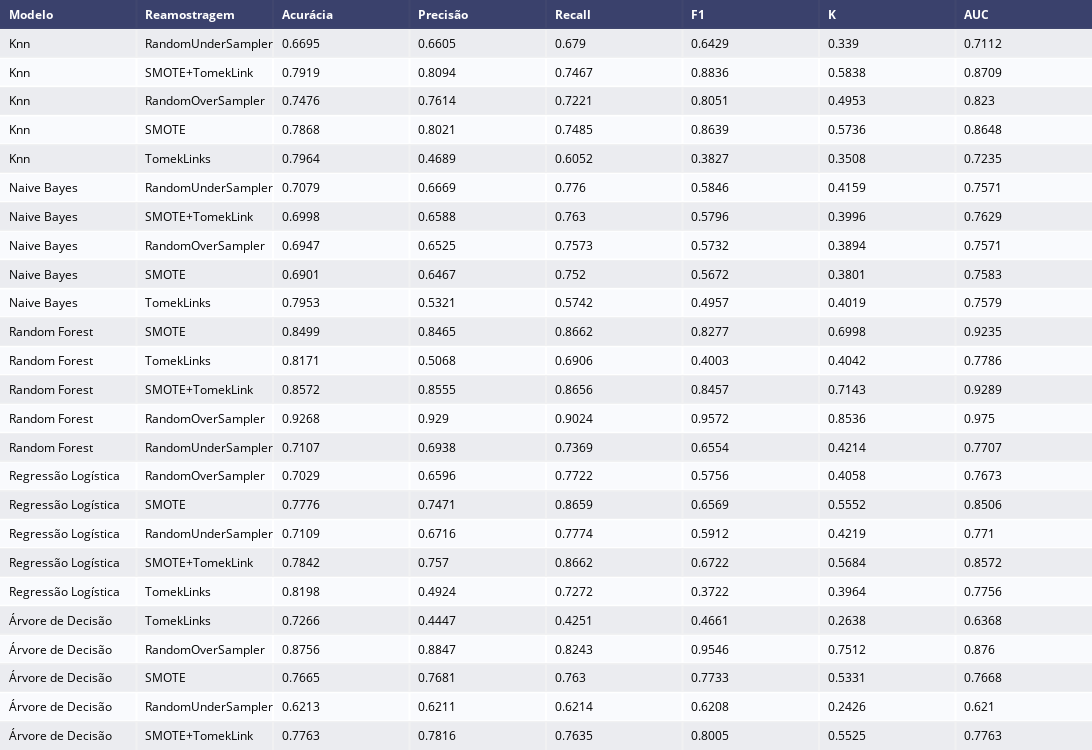

Notebook code for this chart:
### Code cell
print('Métricas para comparação dos Modelos de acordo com o tipo de reamostragem.')

fig = ff.create_table(pd.concat(tabela).sort_values(by = 'Modelo'), height_constant=18)

fig.update_layout(width=1200, height=750)

fig.show()

### Figure 1 — Plotly figure (JSON) as saved in the notebook; plotly's stock layout.template omitted (floating-point values rounded to 4 significant figures; data arrays with more than 128 entries replaced by an {"elided": "..."} marker saying what was removed)
{"data": [{"colorscale": [[0, "#00083e"], [0.5, "#ededee"], [1, "#ffffff"]], "hoverinfo": "none", "opacity": 0.75, "showscale": false, "type": "heatmap", "z": {"elided": "26x8 float values"}}], "layout": {"annotations": [{"align": "left", "font": {"color": "#ffffff"}, "showarrow": false, "text": "<b>Modelo</b>", "x": -0.45, "xanchor": "left", "xref": "x", "y": 0, "yref": "y"}, {"align": "left", "font": {"color": "#ffffff"}, "showarrow": false, "text": "<b>Reamostragem</b>", "x": 0.55, "xanchor": "left", "xref": "x", "y": 0, "yref": "y"}, {"align": "left", "font": {"color": "#ffffff"}, "showarrow": false, "text": "<b>Acurácia</b>", "x": 1.55, "xanchor": "left", "xref": "x", "y": 0, "yref": "y"}, {"align": "left", "font": {"color": "#ffffff"}, "showarrow": false, "text": "<b>Precisão</b>", "x": 2.55, "xanchor": "left", "xref": "x", "y": 0, "yref": "y"}, {"align": "left", "font": {"color": "#ffffff"}, "showarrow": false, "text": "<b>Recall</b>", "x": 3.55, "xanchor": "left", "xref": "x", "y": 0, "yref": "y"}, {"align": "left", "font": {"color": "#ffffff"}, "showarrow": false, "text": "<b>F1</b>", "x": 4.55, "xanchor": "left", "xref": "x", "y": 0, "yref": "y"}, {"align": "left", "font": {"color": "#ffffff"}, "showarrow": false, "text": "<b>K</b>", "x": 5.55, "xanchor": "left", "xref": "x", "y": 0, "yref": "y"}, {"align": "left", "font": {"color": "#ffffff"}, "showarrow": false, "text": "<b>AUC</b>", "x": 6.55, "xanchor": "left", "xref": "x", "y": 0, "yref": "y"}, {"align": "left", "font": {"color": "#000000"}, "showarrow": false, "text": "Knn", "x": -0.45, "xanchor": "left", "xref": "x", "y": 1, "yref": "y"}, {"align": "left", "font": {"color": "#000000"}, "showarrow": false, "text": "RandomUnderSampler", "x": 0.55, "xanchor": "left", "xref": "x", "y": 1, "yref": "y"}, {"align": "left", "font": {"color": "#000000"}, "showarrow": false, "text": "0.6695", "x": 1.55, "xanchor": "left", "xref": "x", "y": 1, "yref": "y"}, {"align": "left", "font": {"color": "#000000"}, "showarrow": false, "text": "0.6605", "x": 2.55, "xanchor": "left", "xref": "x", "y": 1, "yref": "y"}, {"align": "left", "font": {"color": "#000000"}, "showarrow": false, "text": "0.679", "x": 3.55, "xanchor": "left", "xref": "x", "y": 1, "yref": "y"}, {"align": "left", "font": {"color": "#000000"}, "showarrow": false, "text": "0.6429", "x": 4.55, "xanchor": "left", "xref": "x", "y": 1, "yref": "y"}, {"align": "left", "font": {"color": "#000000"}, "showarrow": false, "text": "0.339", "x": 5.55, "xanchor": "left", "xref": "x", "y": 1, "yref": "y"}, {"align": "left", "font": {"color": "#000000"}, "showarrow": false, "text": "0.7112", "x": 6.55, "xanchor": "left", "xref": "x", "y": 1, "yref": "y"}, {"align": "left", "font": {"color": "#000000"}, "showarrow": false, "text": "Knn", "x": -0.45, "xanchor": "left", "xref": "x", "y": 2, "yref": "y"}, {"align": "left", "font": {"color": "#000000"}, "showarrow": false, "text": "SMOTE+TomekLink", "x": 0.55, "xanchor": "left", "xref": "x", "y": 2, "yref": "y"}, {"align": "left", "font": {"color": "#000000"}, "showarrow": false, "text": "0.7919", "x": 1.55, "xanchor": "left", "xref": "x", "y": 2, "yref": "y"}, {"align": "left", "font": {"color": "#000000"}, "showarrow": false, "text": "0.8094", "x": 2.55, "xanchor": "left", "xref": "x", "y": 2, "yref": "y"}, {"align": "left", "font": {"color": "#000000"}, "showarrow": false, "text": "0.7467", "x": 3.55, "xanchor": "left", "xref": "x", "y": 2, "yref": "y"}, {"align": "left", "font": {"color": "#000000"}, "showarrow": false, "text": "0.8836", "x": 4.55, "xanchor": "left", "xref": "x", "y": 2, "yref": "y"}, {"align": "left", "font": {"color": "#000000"}, "showarrow": false, "text": "0.5838", "x": 5.55, "xanchor": "left", "xref": "x", "y": 2, "yref": "y"}, {"align": "left", "font": {"color": "#000000"}, "showarrow": false, "text": "0.8709", "x": 6.55, "xanchor": "left", "xref": "x", "y": 2, "yref": "y"}, {"align": "left", "font": {"color": "#000000"}, "showarrow": false, "text": "Knn", "x": -0.45, "xanchor": "left", "xref": "x", "y": 3, "yref": "y"}, {"align": "left", "font": {"color": "#000000"}, "showarrow": false, "text": "RandomOverSampler", "x": 0.55, "xanchor": "left", "xref": "x", "y": 3, "yref": "y"}, {"align": "left", "font": {"color": "#000000"}, "showarrow": false, "text": "0.7476", "x": 1.55, "xanchor": "left", "xref": "x", "y": 3, "yref": "y"}, {"align": "left", "font": {"color": "#000000"}, "showarrow": false, "text": "0.7614", "x": 2.55, "xanchor": "left", "xref": "x", "y": 3, "yref": "y"}, {"align": "left", "font": {"color": "#000000"}, "showarrow": false, "text": "0.7221", "x": 3.55, "xanchor": "left", "xref": "x", "y": 3, "yref": "y"}, {"align": "left", "font": {"color": "#000000"}, "showarrow": false, "text": "0.8051", "x": 4.55, "xanchor": "left", "xref": "x", "y": 3, "yref": "y"}, {"align": "left", "font": {"color": "#000000"}, "showarrow": false, "text": "0.4953", "x": 5.55, "xanchor": "left", "xref": "x", "y": 3, "yref": "y"}, {"align": "left", "font": {"color": "#000000"}, "showarrow": false, "text": "0.823", "x": 6.55, "xanchor": "left", "xref": "x", "y": 3, "yref": "y"}, {"align": "left", "font": {"color": "#000000"}, "showarrow": false, "text": "Knn", "x": -0.45, "xanchor": "left", "xref": "x", "y": 4, "yref": "y"}, {"align": "left", "font": {"color": "#000000"}, "showarrow": false, "text": "SMOTE", "x": 0.55, "xanchor": "left", "xref": "x", "y": 4, "yref": "y"}, {"align": "left", "font": {"color": "#000000"}, "showarrow": false, "text": "0.7868", "x": 1.55, "xanchor": "left", "xref": "x", "y": 4, "yref": "y"}, {"align": "left", "font": {"color": "#000000"}, "showarrow": false, "text": "0.8021", "x": 2.55, "xanchor": "left", "xref": "x", "y": 4, "yref": "y"}, {"align": "left", "font": {"color": "#000000"}, "showarrow": false, "text": "0.7485", "x": 3.55, "xanchor": "left", "xref": "x", "y": 4, "yref": "y"}, {"align": "left", "font": {"color": "#000000"}, "showarrow": false, "text": "0.8639", "x": 4.55, "xanchor": "left", "xref": "x", "y": 4, "yref": "y"}, {"align": "left", "font": {"color": "#000000"}, "showarrow": false, "text": "0.5736", "x": 5.55, "xanchor": "left", "xref": "x", "y": 4, "yref": "y"}, {"align": "left", "font": {"color": "#000000"}, "showarrow": false, "text": "0.8648", "x": 6.55, "xanchor": "left", "xref": "x", "y": 4, "yref": "y"}, {"align": "left", "font": {"color": "#000000"}, "showarrow": false, "text": "Knn", "x": -0.45, "xanchor": "left", "xref": "x", "y": 5, "yref": "y"}, {"align": "left", "font": {"color": "#000000"}, "showarrow": false, "text": "TomekLinks", "x": 0.55, "xanchor": "left", "xref": "x", "y": 5, "yref": "y"}, {"align": "left", "font": {"color": "#000000"}, "showarrow": false, "text": "0.7964", "x": 1.55, "xanchor": "left", "xref": "x", "y": 5, "yref": "y"}, {"align": "left", "font": {"color": "#000000"}, "showarrow": false, "text": "0.4689", "x": 2.55, "xanchor": "left", "xref": "x", "y": 5, "yref": "y"}, {"align": "left", "font": {"color": "#000000"}, "showarrow": false, "text": "0.6052", "x": 3.55, "xanchor": "left", "xref": "x", "y": 5, "yref": "y"}, {"align": "left", "font": {"color": "#000000"}, "showarrow": false, "text": "0.3827", "x": 4.55, "xanchor": "left", "xref": "x", "y": 5, "yref": "y"}, {"align": "left", "font": {"color": "#000000"}, "showarrow": false, "text": "0.3508", "x": 5.55, "xanchor": "left", "xref": "x", "y": 5, "yref": "y"}, {"align": "left", "font": {"color": "#000000"}, "showarrow": false, "text": "0.7235", "x": 6.55, "xanchor": "left", "xref": "x", "y": 5, "yref": "y"}, {"align": "left", "font": {"color": "#000000"}, "showarrow": false, "text": "Naive Bayes", "x": -0.45, "xanchor": "left", "xref": "x", "y": 6, "yref": "y"}, {"align": "left", "font": {"color": "#000000"}, "showarrow": false, "text": "RandomUnderSampler", "x": 0.55, "xanchor": "left", "xref": "x", "y": 6, "yref": "y"}, {"align": "left", "font": {"color": "#000000"}, "showarrow": false, "text": "0.7079", "x": 1.55, "xanchor": "left", "xref": "x", "y": 6, "yref": "y"}, {"align": "left", "font": {"color": "#000000"}, "showarrow": false, "text": "0.6669", "x": 2.55, "xanchor": "left", "xref": "x", "y": 6, "yref": "y"}, {"align": "left", "font": {"color": "#000000"}, "showarrow": false, "text": "0.776", "x": 3.55, "xanchor": "left", "xref": "x", "y": 6, "yref": "y"}, {"align": "left", "font": {"color": "#000000"}, "showarrow": false, "text": "0.5846", "x": 4.55, "xanchor": "left", "xref": "x", "y": 6, "yref": "y"}, {"align": "left", "font": {"color": "#000000"}, "showarrow": false, "text": "0.4159", "x": 5.55, "xanchor": "left", "xref": "x", "y": 6, "yref": "y"}, {"align": "left", "font": {"color": "#000000"}, "showarrow": false, "text": "0.7571", "x": 6.55, "xanchor": "left", "xref": "x", "y": 6, "yref": "y"}, {"align": "left", "font": {"color": "#000000"}, "showarrow": false, "text": "Naive Bayes", "x": -0.45, "xanchor": "left", "xref": "x", "y": 7, "yref": "y"}, {"align": "left", "font": {"color": "#000000"}, "showarrow": false, "text": "SMOTE+TomekLink", "x": 0.55, "xanchor": "left", "xref": "x", "y": 7, "yref": "y"}, {"align": "left", "font": {"color": "#000000"}, "showarrow": false, "text": "0.6998", "x": 1.55, "xanchor": "left", "xref": "x", "y": 7, "yref": "y"}, {"align": "left", "font": {"color": "#000000"}, "showarrow": false, "text": "0.6588", "x": 2.55, "xanchor": "left", "xref": "x", "y": 7, "yref": "y"}, {"align": "left", "font": {"color": "#000000"}, "showarrow": false, "text": "0.763", "x": 3.55, "xanchor": "left", "xref": "x", "y": 7, "yref": "y"}, {"align": "left", "font": {"color": "#000000"}, "showarrow": false, "text": "0.5796", "x": 4.55, "xanchor": "left", "xref": "x", "y": 7, "yref": "y"}, {"align": "left", "font": {"color": "#000000"}, "showarrow": false, "text": "0.3996", "x": 5.55, "xanchor": "left", "xref": "x", "y": 7, "yref": "y"}, {"align": "left", "font": {"color": "#000000"}, "showarrow": false, "text": "0.7629", "x": 6.55, "xanchor": "left", "xref": "x", "y": 7, "yref": "y"}, {"align": "left", "font": {"color": "#000000"}, "showarrow": false, "text": "Naive Bayes", "x": -0.45, "xanchor": "left", "xref": "x", "y": 8, "yref": "y"}, {"align": "left", "font": {"color": "#000000"}, "showarrow": false, "text": "RandomOverSampler", "x": 0.55, "xanchor": "left", "xref": "x", "y": 8, "yref": "y"}, {"align": "left", "font": {"color": "#000000"}, "showarrow": false, "text": "0.6947", "x": 1.55, "xanchor": "left", "xref": "x", "y": 8, "yref": "y"}, {"align": "left", "font": {"color": "#000000"}, "showarrow": false, "text": "0.6525", "x": 2.55, "xanchor": "left", "xref": "x", "y": 8, "yref": "y"}, {"align": "left", "font": {"color": "#000000"}, "showarrow": false, "text": "0.7573", "x": 3.55, "xanchor": "left", "xref": "x", "y": 8, "yref": "y"}, {"align": "left", "font": {"color": "#000000"}, "showarrow": false, "text": "0.5732", "x": 4.55, "xanchor": "left", "xref": "x", "y": 8, "yref": "y"}, {"align": "left", "font": {"color": "#000000"}, "showarrow": false, "text": "0.3894", "x": 5.55, "xanchor": "left", "xref": "x", "y": 8, "yref": "y"}, {"align": "left", "font": {"color": "#000000"}, "showarrow": false, "text": "0.7571", "x": 6.55, "xanchor": "left", "xref": "x", "y": 8, "yref": "y"}, {"align": "left", "font": {"color": "#000000"}, "showarrow": false, "text": "Naive Bayes", "x": -0.45, "xanchor": "left", "xref": "x", "y": 9, "yref": "y"}, {"align": "left", "font": {"color": "#000000"}, "showarrow": false, "text": "SMOTE", "x": 0.55, "xanchor": "left", "xref": "x", "y": 9, "yref": "y"}, {"align": "left", "font": {"color": "#000000"}, "showarrow": false, "text": "0.6901", "x": 1.55, "xanchor": "left", "xref": "x", "y": 9, "yref": "y"}, {"align": "left", "font": {"color": "#000000"}, "showarrow": false, "text": "0.6467", "x": 2.55, "xanchor": "left", "xref": "x", "y": 9, "yref": "y"}, {"align": "left", "font": {"color": "#000000"}, "showarrow": false, "text": "0.752", "x": 3.55, "xanchor": "left", "xref": "x", "y": 9, "yref": "y"}, {"align": "left", "font": {"color": "#000000"}, "showarrow": false, "text": "0.5672", "x": 4.55, "xanchor": "left", "xref": "x", "y": 9, "yref": "y"}, {"align": "left", "font": {"color": "#000000"}, "showarrow": false, "text": "0.3801", "x": 5.55, "xanchor": "left", "xref": "x", "y": 9, "yref": "y"}, {"align": "left", "font": {"color": "#000000"}, "showarrow": false, "text": "0.7583", "x": 6.55, "xanchor": "left", "xref": "x", "y": 9, "yref": "y"}, {"align": "left", "font": {"color": "#000000"}, "showarrow": false, "text": "Naive Bayes", "x": -0.45, "xanchor": "left", "xref": "x", "y": 10, "yref": "y"}, {"align": "left", "font": {"color": "#000000"}, "showarrow": false, "text": "TomekLinks", "x": 0.55, "xanchor": "left", "xref": "x", "y": 10, "yref": "y"}, {"align": "left", "font": {"color": "#000000"}, "showarrow": false, "text": "0.7953", "x": 1.55, "xanchor": "left", "xref": "x", "y": 10, "yref": "y"}, {"align": "left", "font": {"color": "#000000"}, "showarrow": false, "text": "0.5321", "x": 2.55, "xanchor": "left", "xref": "x", "y": 10, "yref": "y"}, {"align": "left", "font": {"color": "#000000"}, "showarrow": false, "text": "0.5742", "x": 3.55, "xanchor": "left", "xref": "x", "y": 10, "yref": "y"}, {"align": "left", "font": {"color": "#000000"}, "showarrow": false, "text": "0.4957", "x": 4.55, "xanchor": "left", "xref": "x", "y": 10, "yref": "y"}, {"align": "left", "font": {"color": "#000000"}, "showarrow": false, "text": "0.4019", "x": 5.55, "xanchor": "left", "xref": "x", "y": 10, "yref": "y"}, {"align": "left", "font": {"color": "#000000"}, "showarrow": false, "text": "0.7579", "x": 6.55, "xanchor": "left", "xref": "x", "y": 10, "yref": "y"}, {"align": "left", "font": {"color": "#000000"}, "showarrow": false, "text": "Random Forest", "x": -0.45, "xanchor": "left", "xref": "x", "y": 11, "yref": "y"}, {"align": "left", "font": {"color": "#000000"}, "showarrow": false, "text": "SMOTE", "x": 0.55, "xanchor": "left", "xref": "x", "y": 11, "yref": "y"}, {"align": "left", "font": {"color": "#000000"}, "showarrow": false, "text": "0.8499", "x": 1.55, "xanchor": "left", "xref": "x", "y": 11, "yref": "y"}, {"align": "left", "font": {"color": "#000000"}, "showarrow": false, "text": "0.8465", "x": 2.55, "xanchor": "left", "xref": "x", "y": 11, "yref": "y"}, {"align": "left", "font": {"color": "#000000"}, "showarrow": false, "text": "0.8662", "x": 3.55, "xanchor": "left", "xref": "x", "y": 11, "yref": "y"}, {"align": "left", "font": {"color": "#000000"}, "showarrow": false, "text": "0.8277", "x": 4.55, "xanchor": "left", "xref": "x", "y": 11, "yref": "y"}, {"align": "left", "font": {"color": "#000000"}, "showarrow": false, "text": "0.6998", "x": 5.55, "xanchor": "left", "xref": "x", "y": 11, "yref": "y"}, {"align": "left", "font": {"color": "#000000"}, "showarrow": false, "text": "0.9235", "x": 6.55, "xanchor": "left", "xref": "x", "y": 11, "yref": "y"}, {"align": "left", "font": {"color": "#000000"}, "showarrow": false, "text": "Random Forest", "x": -0.45, "xanchor": "left", "xref": "x", "y": 12, "yref": "y"}, {"align": "left", "font": {"color": "#000000"}, "showarrow": false, "text": "TomekLinks", "x": 0.55, "xanchor": "left", "xref": "x", "y": 12, "yref": "y"}, {"align": "left", "font": {"color": "#000000"}, "showarrow": false, "text": "0.8171", "x": 1.55, "xanchor": "left", "xref": "x", "y": 12, "yref": "y"}, {"align": "left", "font": {"color": "#000000"}, "showarrow": false, "text": "0.5068", "x": 2.55, "xanchor": "left", "xref": "x", "y": 12, "yref": "y"}, {"align": "left", "font": {"color": "#000000"}, "showarrow": false, "text": "0.6906", "x": 3.55, "xanchor": "left", "xref": "x", "y": 12, "yref": "y"}, {"align": "left", "font": {"color": "#000000"}, "showarrow": false, "text": "0.4003", "x": 4.55, "xanchor": "left", "xref": "x", "y": 12, "yref": "y"}, {"align": "left", "font": {"color": "#000000"}, "showarrow": false, "text": "0.4042", "x": 5.55, "xanchor": "left", "xref": "x", "y": 12, "yref": "y"}, {"align": "left", "font": {"color": "#000000"}, "showarrow": false, "text": "0.7786", "x": 6.55, "xanchor": "left", "xref": "x", "y": 12, "yref": "y"}, {"align": "left", "font": {"color": "#000000"}, "showarrow": false, "text": "Random Forest", "x": -0.45, "xanchor": "left", "xref": "x", "y": 13, "yref": "y"}, {"align": "left", "font": {"color": "#000000"}, "showarrow": false, "text": "SMOTE+TomekLink", "x": 0.55, "xanchor": "left", "xref": "x", "y": 13, "yref": "y"}, {"align": "left", "font": {"color": "#000000"}, "showarrow": false, "text": "0.8572", "x": 1.55, "xanchor": "left", "xref": "x", "y": 13, "yref": "y"}, {"align": "left", "font": {"color": "#000000"}, "showarrow": false, "text": "0.8555", "x": 2.55, "xanchor": "left", "xref": "x", "y": 13, "yref": "y"}, {"align": "left", "font": {"color": "#000000"}, "showarrow": false, "text": "0.8656", "x": 3.55, "xanchor": "left", "xref": "x", "y": 13, "yref": "y"}, {"align": "left", "font": {"color": "#000000"}, "showarrow": false, "text": "0.8457", "x": 4.55, "xanchor": "left", "xref": "x", "y": 13, "yref": "y"}, {"align": "left", "font": {"color": "#000000"}, "showarrow": false, "text": "0.7143", "x": 5.55, "xanchor": "left", "xref": "x", "y": 13, "yref": "y"}, {"align": "left", "font": {"color": "#000000"}, "showarrow": false, "text": "0.9289", "x": 6.55, "xanchor": "left", "xref": "x", "y": 13, "yref": "y"}, {"align": "left", "font": {"color": "#000000"}, "showarrow": false, "text": "Random Forest", "x": -0.45, "xanchor": "left", "xref": "x", "y": 14, "yref": "y"}, {"align": "left", "font": {"color": "#000000"}, "showarrow": false, "text": "RandomOverSampler", "x": 0.55, "xanchor": "left", "xref": "x", "y": 14, "yref": "y"}, {"align": "left", "font": {"color": "#000000"}, "showarrow": false, "text": "0.9268", "x": 1.55, "xanchor": "left", "xref": "x", "y": 14, "yref": "y"}, {"align": "left", "font": {"color": "#000000"}, "showarrow": false, "text": "0.929", "x": 2.55, "xanchor": "left", "xref": "x", "y": 14, "yref": "y"}, {"align": "left", "font": {"color": "#000000"}, "showarrow": false, "text": "0.9024", "x": 3.55, "xanchor": "left", "xref": "x", "y": 14, "yref": "y"}, {"align": "left", "font": {"color": "#000000"}, "showarrow": false, "text": "0.9572", "x": 4.55, "xanchor": "left", "xref": "x", "y": 14, "yref": "y"}, {"align": "left", "font": {"color": "#000000"}, "showarrow": false, "text": "0.8536", "x": 5.55, "xanchor": "left", "xref": "x", "y": 14, "yref": "y"}, {"align": "left", "font": {"color": "#000000"}, "showarrow": false, "text": "0.975", "x": 6.55, "xanchor": "left", "xref": "x", "y": 14, "yref": "y"}, {"align": "left", "font": {"color": "#000000"}, "showarrow": false, "text": "Random Forest", "x": -0.45, "xanchor": "left", "xref": "x", "y": 15, "yref": "y"}, {"align": "left", "font": {"color": "#000000"}, "showarrow": false, "text": "RandomUnderSampler", "x": 0.55, "xanchor": "left", "xref": "x", "y": 15, "yref": "y"}, {"align": "left", "font": {"color": "#000000"}, "showarrow": false, "text": "0.7107", "x": 1.55, "xanchor": "left", "xref": "x", "y": 15, "yref": "y"}, {"align": "left", "font": {"color": "#000000"}, "showarrow": false, "text": "0.6938", "x": 2.55, "xanchor": "left", "xref": "x", "y": 15, "yref": "y"}, {"align": "left", "font": {"color": "#000000"}, "showarrow": false, "text": "0.7369", "x": 3.55, "xanchor": "left", "xref": "x", "y": 15, "yref": "y"}, {"align": "left", "font": {"color": "#000000"}, "showarrow": false, "text": "0.6554", "x": 4.55, "xanchor": "left", "xref": "x", "y": 15, "yref": "y"}, {"align": "left", "font": {"color": "#000000"}, "showarrow": false, "text": "0.4214", "x": 5.55, "xanchor": "left", "xref": "x", "y": 15, "yref": "y"}, {"align": "left", "font": {"color": "#000000"}, "showarrow": false, "text": "0.7707", "x": 6.55, "xanchor": "left", "xref": "x", "y": 15, "yref": "y"}, {"align": "left", "font": {"color": "#000000"}, "showarrow": false, "text": "Regressão Logística", "x": -0.45, "xanchor": "left", "xref": "x", "y": 16, "yref": "y"}, {"align": "left", "font": {"color": "#000000"}, "showarrow": false, "text": "RandomOverSampler", "x": 0.55, "xanchor": "left", "xref": "x", "y": 16, "yref": "y"}, {"align": "left", "font": {"color": "#000000"}, "showarrow": false, "text": "0.7029", "x": 1.55, "xanchor": "left", "xref": "x", "y": 16, "yref": "y"}, {"align": "left", "font": {"color": "#000000"}, "showarrow": false, "text": "0.6596", "x": 2.55, "xanchor": "left", "xref": "x", "y": 16, "yref": "y"}, {"align": "left", "font": {"color": "#000000"}, "showarrow": false, "text": "0.7722", "x": 3.55, "xanchor": "left", "xref": "x", "y": 16, "yref": "y"}, {"align": "left", "font": {"color": "#000000"}, "showarrow": false, "text": "0.5756", "x": 4.55, "xanchor": "left", "xref": "x", "y": 16, "yref": "y"}, {"align": "left", "font": {"color": "#000000"}, "showarrow": false, "text": "0.4058", "x": 5.55, "xanchor": "left", "xref": "x", "y": 16, "yref": "y"}, {"align": "left", "font": {"color": "#000000"}, "showarrow": false, "text": "0.7673", "x": 6.55, "xanchor": "left", "xref": "x", "y": 16, "yref": "y"}, {"align": "left", "font": {"color": "#000000"}, "showarrow": false, "text": "Regressão Logística", "x": -0.45, "xanchor": "left", "xref": "x", "y": 17, "yref": "y"}, {"align": "left", "font": {"color": "#000000"}, "showarrow": false, "text": "SMOTE", "x": 0.55, "xanchor": "left", "xref": "x", "y": 17, "yref": "y"}, {"align": "left", "font": {"color": "#000000"}, "showarrow": false, "text": "0.7776", "x": 1.55, "xanchor": "left", "xref": "x", "y": 17, "yref": "y"}, {"align": "left", "font": {"color": "#000000"}, "showarrow": false, "text": "0.7471", "x": 2.55, "xanchor": "left", "xref": "x", "y": 17, "yref": "y"}, {"align": "left", "font": {"color": "#000000"}, "showarrow": false, "text": "0.8659", "x": 3.55, "xanchor": "left", "xref": "x", "y": 17, "yref": "y"}, {"align": "left", "font": {"color": "#000000"}, "showarrow": false, "text": "0.6569", "x": 4.55, "xanchor": "left", "xref": "x", "y": 17, "yref": "y"}, {"align": "left", "font": {"color": "#000000"}, "showarrow": false, "text": "0.5552", "x": 5.55, "xanchor": "left", "xref": "x", "y": 17, "yref": "y"}, {"align": "left", "font": {"color": "#000000"}, "showarrow": false, "text": "0.8506", "x": 6.55, "xanchor": "left", "xref": "x", "y": 17, "yref": "y"}, {"align": "left", "font": {"color": "#000000"}, "showarrow": false, "text": "Regressão Logística", "x": -0.45, "xanchor": "left", "xref": "x", "y": 18, "yref": "y"}, {"align": "left", "font": {"color": "#000000"}, "showarrow": false, "text": "RandomUnderSampler", "x": 0.55, "xanchor": "left", "xref": "x", "y": 18, "yref": "y"}, {"align": "left", "font": {"color": "#000000"}, "showarrow": false, "text": "0.7109", "x": 1.55, "xanchor": "left", "xref": "x", "y": 18, "yref": "y"}, {"align": "left", "font": {"color": "#000000"}, "showarrow": false, "text": "0.6716", "x": 2.55, "xanchor": "left", "xref": "x", "y": 18, "yref": "y"}, {"align": "left", "font": {"color": "#000000"}, "showarrow": false, "text": "0.7774", "x": 3.55, "xanchor": "left", "xref": "x", "y": 18, "yref": "y"}, {"align": "left", "font": {"color": "#000000"}, "showarrow": false, "text": "0.5912", "x": 4.55, "xanchor": "left", "xref": "x", "y": 18, "yref": "y"}, {"align": "left", "font": {"color": "#000000"}, "showarrow": false, "text": "0.4219", "x": 5.55, "xanchor": "left", "xref": "x", "y": 18, "yref": "y"}, {"align": "left", "font": {"color": "#000000"}, "showarrow": false, "text": "0.771", "x": 6.55, "xanchor": "left", "xref": "x", "y": 18, "yref": "y"}, {"align": "left", "font": {"color": "#000000"}, "showarrow": false, "text": "Regressão Logística", "x": -0.45, "xanchor": "left", "xref": "x", "y": 19, "yref": "y"}, {"align": "left", "font": {"color": "#000000"}, "showarrow": false, "text": "SMOTE+TomekLink", "x": 0.55, "xanchor": "left", "xref": "x", "y": 19, "yref": "y"}, {"align": "left", "font": {"color": "#000000"}, "showarrow": false, "text": "0.7842", "x": 1.55, "xanchor": "left", "xref": "x", "y": 19, "yref": "y"}, {"align": "left", "font": {"color": "#000000"}, "showarrow": false, "text": "0.757", "x": 2.55, "xanchor": "left", "xref": "x", "y": 19, "yref": "y"}, {"align": "left", "font": {"color": "#000000"}, "showarrow": false, "text": "0.8662", "x": 3.55, "xanchor": "left", "xref": "x", "y": 19, "yref": "y"}, {"align": "left", "font": {"color": "#000000"}, "showarrow": false, "text": "0.6722", "x": 4.55, "xanchor": "left", "xref": "x", "y": 19, "yref": "y"}, {"align": "left", "font": {"color": "#000000"}, "showarrow": false, "text": "0.5684", "x": 5.55, "xanchor": "left", "xref": "x", "y": 19, "yref": "y"}, {"align": "left", "font": {"color": "#000000"}, "showarrow": false, "text": "0.8572", "x": 6.55, "xanchor": "left", "xref": "x", "y": 19, "yref": "y"}, {"align": "left", "font": {"color": "#000000"}, "showarrow": false, "text": "Regressão Logística", "x": -0.45, "xanchor": "left", "xref": "x", "y": 20, "yref": "y"}, {"align": "left", "font": {"color": "#000000"}, "showarrow": false, "text": "TomekLinks", "x": 0.55, "xanchor": "left", "xref": "x", "y": 20, "yref": "y"}, {"align": "left", "font": {"color": "#000000"}, "showarrow": false, "text": "0.8198", "x": 1.55, "xanchor": "left", "xref": "x", "y": 20, "yref": "y"}, {"align": "left", "font": {"color": "#000000"}, "showarrow": false, "text": "0.4924", "x": 2.55, "xanchor": "left", "xref": "x", "y": 20, "yref": "y"}, {"align": "left", "font": {"color": "#000000"}, "showarrow": false, "text": "0.7272", "x": 3.55, "xanchor": "left", "xref": "x", "y": 20, "yref": "y"}, {"align": "left", "font": {"color": "#000000"}, "showarrow": false, "text": "0.3722", "x": 4.55, "xanchor": "left", "xref": "x", "y": 20, "yref": "y"}, {"align": "left", "font": {"color": "#000000"}, "showarrow": false, "text": "0.3964", "x": 5.55, "xanchor": "left", "xref": "x", "y": 20, "yref": "y"}, {"align": "left", "font": {"color": "#000000"}, "showarrow": false, "text": "0.7756", "x": 6.55, "xanchor": "left", "xref": "x", "y": 20, "yref": "y"}, {"align": "left", "font": {"color": "#000000"}, "showarrow": false, "text": "Árvore de Decisão", "x": -0.45, "xanchor": "left", "xref": "x", "y": 21, "yref": "y"}, {"align": "left", "font": {"color": "#000000"}, "showarrow": false, "text": "TomekLinks", "x": 0.55, "xanchor": "left", "xref": "x", "y": 21, "yref": "y"}, {"align": "left", "font": {"color": "#000000"}, "showarrow": false, "text": "0.7266", "x": 1.55, "xanchor": "left", "xref": "x", "y": 21, "yref": "y"}, {"align": "left", "font": {"color": "#000000"}, "showarrow": false, "text": "0.4447", "x": 2.55, "xanchor": "left", "xref": "x", "y": 21, "yref": "y"}, {"align": "left", "font": {"color": "#000000"}, "showarrow": false, "text": "0.4251", "x": 3.55, "xanchor": "left", "xref": "x", "y": 21, "yref": "y"}, {"align": "left", "font": {"color": "#000000"}, "showarrow": false, "text": "0.4661", "x": 4.55, "xanchor": "left", "xref": "x", "y": 21, "yref": "y"}, {"align": "left", "font": {"color": "#000000"}, "showarrow": false, "text": "0.2638", "x": 5.55, "xanchor": "left", "xref": "x", "y": 21, "yref": "y"}, {"align": "left", "font": {"color": "#000000"}, "showarrow": false, "text": "0.6368", "x": 6.55, "xanchor": "left", "xref": "x", "y": 21, "yref": "y"}, {"align": "left", "font": {"color": "#000000"}, "showarrow": false, "text": "Árvore de Decisão", "x": -0.45, "xanchor": "left", "xref": "x", "y": 22, "yref": "y"}, {"align": "left", "font": {"color": "#000000"}, "showarrow": false, "text": "RandomOverSampler", "x": 0.55, "xanchor": "left", "xref": "x", "y": 22, "yref": "y"}, {"align": "left", "font": {"color": "#000000"}, "showarrow": false, "text": "0.8756", "x": 1.55, "xanchor": "left", "xref": "x", "y": 22, "yref": "y"}, {"align": "left", "font": {"color": "#000000"}, "showarrow": false, "text": "0.8847", "x": 2.55, "xanchor": "left", "xref": "x", "y": 22, "yref": "y"}, {"align": "left", "font": {"color": "#000000"}, "showarrow": false, "text": "0.8243", "x": 3.55, "xanchor": "left", "xref": "x", "y": 22, "yref": "y"}, {"align": "left", "font": {"color": "#000000"}, "showarrow": false, "text": "0.9546", "x": 4.55, "xanchor": "left", "xref": "x", "y": 22, "yref": "y"}, {"align": "left", "font": {"color": "#000000"}, "showarrow": false, "text": "0.7512", "x": 5.55, "xanchor": "left", "xref": "x", "y": 22, "yref": "y"}, {"align": "left", "font": {"color": "#000000"}, "showarrow": false, "text": "0.876", "x": 6.55, "xanchor": "left", "xref": "x", "y": 22, "yref": "y"}, {"align": "left", "font": {"color": "#000000"}, "showarrow": false, "text": "Árvore de Decisão", "x": -0.45, "xanchor": "left", "xref": "x", "y": 23, "yref": "y"}, {"align": "left", "font": {"color": "#000000"}, "showarrow": false, "text": "SMOTE", "x": 0.55, "xanchor": "left", "xref": "x", "y": 23, "yref": "y"}, {"align": "left", "font": {"color": "#000000"}, "showarrow": false, "text": "0.7665", "x": 1.55, "xanchor": "left", "xref": "x", "y": 23, "yref": "y"}, {"align": "left", "font": {"color": "#000000"}, "showarrow": false, "text": "0.7681", "x": 2.55, "xanchor": "left", "xref": "x", "y": 23, "yref": "y"}, {"align": "left", "font": {"color": "#000000"}, "showarrow": false, "text": "0.763", "x": 3.55, "xanchor": "left", "xref": "x", "y": 23, "yref": "y"}, {"align": "left", "font": {"color": "#000000"}, "showarrow": false, "text": "0.7733", "x": 4.55, "xanchor": "left", "xref": "x", "y": 23, "yref": "y"}, {"align": "left", "font": {"color": "#000000"}, "showarrow": false, "text": "0.5331", "x": 5.55, "xanchor": "left", "xref": "x", "y": 23, "yref": "y"}, {"align": "left", "font": {"color": "#000000"}, "showarrow": false, "text": "0.7668", "x": 6.55, "xanchor": "left", "xref": "x", "y": 23, "yref": "y"}, {"align": "left", "font": {"color": "#000000"}, "showarrow": false, "text": "Árvore de Decisão", "x": -0.45, "xanchor": "left", "xref": "x", "y": 24, "yref": "y"}, {"align": "left", "font": {"color": "#000000"}, "showarrow": false, "text": "RandomUnderSampler", "x": 0.55, "xanchor": "left", "xref": "x", "y": 24, "yref": "y"}, {"align": "left", "font": {"color": "#000000"}, "showarrow": false, "text": "0.6213", "x": 1.55, "xanchor": "left", "xref": "x", "y": 24, "yref": "y"}, {"align": "left", "font": {"color": "#000000"}, "showarrow": false, "text": "0.6211", "x": 2.55, "xanchor": "left", "xref": "x", "y": 24, "yref": "y"}, {"align": "left", "font": {"color": "#000000"}, "showarrow": false, "text": "0.6214", "x": 3.55, "xanchor": "left", "xref": "x", "y": 24, "yref": "y"}, {"align": "left", "font": {"color": "#000000"}, "showarrow": false, "text": "0.6208", "x": 4.55, "xanchor": "left", "xref": "x", "y": 24, "yref": "y"}, {"align": "left", "font": {"color": "#000000"}, "showarrow": false, "text": "0.2426", "x": 5.55, "xanchor": "left", "xref": "x", "y": 24, "yref": "y"}, {"align": "left", "font": {"color": "#000000"}, "showarrow": false, "text": "0.621", "x": 6.55, "xanchor": "left", "xref": "x", "y": 24, "yref": "y"}, {"align": "left", "font": {"color": "#000000"}, "showarrow": false, "text": "Árvore de Decisão", "x": -0.45, "xanchor": "left", "xref": "x", "y": 25, "yref": "y"}, {"align": "left", "font": {"color": "#000000"}, "showarrow": false, "text": "SMOTE+TomekLink", "x": 0.55, "xanchor": "left", "xref": "x", "y": 25, "yref": "y"}, {"align": "left", "font": {"color": "#000000"}, "showarrow": false, "text": "0.7763", "x": 1.55, "xanchor": "left", "xref": "x", "y": 25, "yref": "y"}, {"align": "left", "font": {"color": "#000000"}, "showarrow": false, "text": "0.7816", "x": 2.55, "xanchor": "left", "xref": "x", "y": 25, "yref": "y"}, {"align": "left", "font": {"color": "#000000"}, "showarrow": false, "text": "0.7635", "x": 3.55, "xanchor": "left", "xref": "x", "y": 25, "yref": "y"}, {"align": "left", "font": {"color": "#000000"}, "showarrow": false, "text": "0.8005", "x": 4.55, "xanchor": "left", "xref": "x", "y": 25, "yref": "y"}, {"align": "left", "font": {"color": "#000000"}, "showarrow": false, "text": "0.5525", "x": 5.55, "xanchor": "left", "xref": "x", "y": 25, "yref": "y"}, {"align": "left", "font": {"color": "#000000"}, "showarrow": false, "text": "0.7763", "x": 6.55, "xanchor": "left", "xref": "x", "y": 25, "yref": "y"}], "height": 750, "margin": {"b": 0, "l": 0, "r": 0, "t": 0}, "width": 1200, "xaxis": {"dtick": 1, "gridwidth": 2, "showticklabels": false, "tick0": -0.5, "ticks": "", "zeroline": false}, "yaxis": {"autorange": "reversed", "dtick": 1, "gridwidth": 2, "showticklabels": false, "tick0": 0.5, "ticks": "", "zeroline": false}}}
